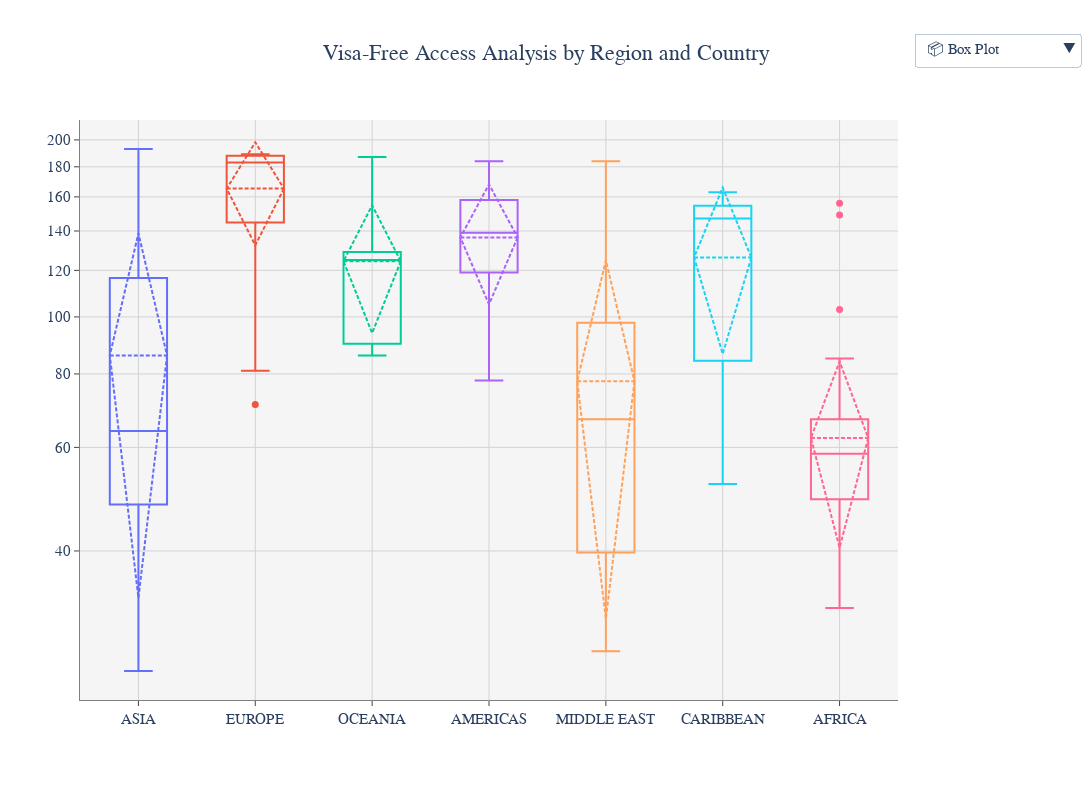

The notebook cell saved with this chart:
### Code cell
import plotly.graph_objects as go
import pandas as pd
import plotly.express as px

# --- Example Data ---
# latest_rankings = pd.DataFrame({
#     'country': ['Singapore', 'Finland', 'France', 'Belgium', 'Denmark'],
#     'region': ['ASIA', 'EUROPE', 'EUROPE', 'EUROPE', 'EUROPE'],
#     'visa_free_count': [180, 175, 174, 173, 173]
# })

# --- Color Mapping ---
regions = latest_rankings['region'].unique()
colors = px.colors.qualitative.Plotly[:len(regions)]
region_colors = dict(zip(regions, colors))

# --- Box Plot per Region ---
box_traces = []
for region in regions:
    df = latest_rankings[latest_rankings['region'] == region]
    box = go.Box(
        y=df['visa_free_count'],
        name=region,
        boxpoints='outliers',
        marker=dict(size=7, color=region_colors[region]),
        line=dict(color=region_colors[region], width=2),
        fillcolor='rgba(0,0,0,0)',
        boxmean='sd',
        customdata=df['country'],
        hovertemplate=(
            "<b>Region:</b> " + region +
            "<br><b>Country:</b> %{customdata}" +
            "<br><b>Visa-Free:</b> %{y}<extra></extra>"
        )
    )
    box_traces.append(box)

# --- Regional Average Bar ---
region_stats = latest_rankings.groupby('region', as_index=False).agg(avg_visa_free=('visa_free_count','mean'))
bar_trace = go.Bar(
    x=region_stats['region'],
    y=region_stats['avg_visa_free'],
    name='Regional Average',
    marker_color=[region_colors[r] for r in region_stats['region']],
    text=region_stats['avg_visa_free'].round(1),
    textposition='outside',
    hovertemplate="Region: %{x}<br>Avg Visa-Free: %{y}<extra></extra>"
)

# --- Country-level Bars per Region ---
region_bar_traces = []
for region in regions:
    df = latest_rankings[latest_rankings['region']==region].sort_values('visa_free_count', ascending=False)
    trace = go.Bar(
        x=df['country'],
        y=df['visa_free_count'],
        name=f'{region} Countries',
        marker_color=region_colors[region],
        text=df['visa_free_count'],
        textposition='outside',
        hovertemplate="Country: %{x}<br>Visa-Free: %{y}<extra></extra>"
    )
    region_bar_traces.append(trace)

# --- Combine Traces ---
fig = go.Figure(data=box_traces + [bar_trace] + region_bar_traces)

# Only box plots visible initially
for i in range(len(box_traces), len(fig.data)):
    fig.data[i].visible = False

# --- Buttons ---
buttons = []

# Box Plot
buttons.append(dict(
    label='📦 Box Plot',
    method='update',
    args=[{'visible':[True]*len(box_traces)+[False]*(1+len(region_bar_traces))},
          {'title':'Visa-Free Distribution by Region',
           'yaxis':{'type':'log','title':'Visa-Free Destinations'}}]
))

# Regional Average
visibility = [False]*len(box_traces) + [True] + [False]*len(region_bar_traces)
buttons.append(dict(
    label='🌍 Regional Average',
    method='update',
    args=[{'visible':visibility},
          {'title':'Average Visa-Free by Region',
           'yaxis':{'type':'log','title':'Visa-Free Destinations'}}]
))

# Country-level per Region
for i, region in enumerate(regions):
    visibility = [False]*(len(box_traces)+1) + [False]*len(region_bar_traces)
    visibility[len(box_traces)+1+i] = True
    buttons.append(dict(
        label=f'🏳️ {region}',
        method='update',
        args=[{'visible':visibility},
              {'title':f'Visa-Free Access by Country in {region}',
               'yaxis':{'type':'log','title':'Visa-Free Destinations'}}]
    ))

# --- Layout ---
fig.update_layout(
    width=1400,
    height=800,
    updatemenus=[dict(
        type='dropdown',
        buttons=buttons,
        x=1.02,           # move to top-right
        xanchor='left',
        y=1.15,
        yanchor='top'
    )],
    template='plotly_white',
    margin=dict(t=120, l=80, r=100, b=100),
    font=dict(size=15, family='Arial'),
    plot_bgcolor='rgba(245,245,245,1)',
    paper_bgcolor='white',
    showlegend=False,
    title=dict(
        text='Visa-Free Access Analysis by Region and Country',
        font=dict(size=22, family='Arial Black'),
        x=0.5
    ),
    xaxis=dict(showgrid=True, gridcolor='lightgrey', linecolor='grey', ticks='outside'),
    yaxis=dict(showgrid=True, gridcolor='lightgrey', linecolor='grey', ticks='outside', type='log')
)

fig.show()

### Figure 1 — Plotly figure (JSON) as saved in the notebook; plotly's stock layout.template omitted (floating-point values rounded to 4 significant figures)
{"data": [{"boxmean": "sd", "boxpoints": "outliers", "customdata": ["Singapore", "South Korea", "Japan", "Malaysia", "Hong Kong (SAR China)", "Brunei", "Macao (SAR China)", "Taiwan (Chinese Taipei)", "Timor-Leste", "Maldives", "China", "Thailand", "Kazakhstan", "Indonesia", "Philippines", "Mongolia", "Kyrgyzstan", "Uzbekistan", "India", "Tajikistan", "Cambodia", "Bhutan", "Vietnam", "Turkmenistan", "Laos", "Myanmar", "Sri Lanka", "North Korea", "Bangladesh", "Nepal", "Pakistan", "Afghanistan"], "fillcolor": "rgba(0,0,0,0)", "hovertemplate": "<b>Region:</b> ASIA<br><b>Country:</b> %{customdata}<br><b>Visa-Free:</b> %{y}<extra></extra>", "line": {"color": "#636EFA", "width": 2}, "marker": {"color": "#636EFA", "size": 7}, "name": "ASIA", "type": "box", "y": [193, 190, 190, 181, 170, 164, 144, 138, 95, 93, 83, 81, 79, 74, 65, 65, 63, 62, 58, 56, 51, 51, 50, 49, 47, 44, 42, 40, 39, 38, 32, 25]}, {"boxmean": "sd", "boxpoints": "outliers", "customdata": ["Spain", "Germany", "France", "Italy", "Ireland", "Finland", "Denmark", "Belgium", "Luxembourg", "Norway", "Sweden", "Portugal", "Netherlands", "Austria", "Switzerland", "Greece", "United Kingdom", "Malta", "Hungary", "Poland", "Czechia", "Estonia", "Croatia", "Slovenia", "Latvia", "Slovakia", "Lithuania", "Iceland", "Liechtenstein", "Cyprus", "Romania", "Monaco", "Bulgaria", "Andorra", "San Marino", "Vatican City", "Ukraine", "Serbia", "North Macedonia", "Montenegro", "Georgia", "Albania", "Bosnia and Herzegovina", "Moldova", "Türkiye", "Russian Federation", "Kosovo", "Belarus", "Azerbaijan"], "fillcolor": "rgba(0,0,0,0)", "hovertemplate": "<b>Region:</b> EUROPE<br><b>Country:</b> %{customdata}<br><b>Visa-Free:</b> %{y}<extra></extra>", "line": {"color": "#EF553B", "width": 2}, "marker": {"color": "#EF553B", "size": 7}, "name": "EUROPE", "type": "box", "y": [189, 189, 189, 189, 189, 189, 189, 188, 188, 188, 188, 188, 188, 188, 187, 187, 186, 185, 185, 185, 185, 184, 183, 183, 183, 183, 182, 182, 181, 178, 177, 177, 177, 171, 170, 154, 147, 138, 129, 128, 123, 123, 123, 121, 114, 114, 82, 81, 71]}, {"boxmean": "sd", "boxpoints": "outliers", "customdata": ["New Zealand", "Australia", "Solomon Islands", "Samoa", "Tonga", "Marshall Islands", "Tuvalu", "Kiribati", "Palau Islands", "Micronesia", "Vanuatu", "Fiji", "Nauru", "Papua New Guinea"], "fillcolor": "rgba(0,0,0,0)", "hovertemplate": "<b>Region:</b> OCEANIA<br><b>Country:</b> %{customdata}<br><b>Visa-Free:</b> %{y}<extra></extra>", "line": {"color": "#00CC96", "width": 2}, "marker": {"color": "#00CC96", "size": 7}, "name": "OCEANIA", "type": "box", "y": [187, 185, 134, 129, 129, 128, 127, 123, 123, 123, 90, 90, 87, 86]}, {"boxmean": "sd", "boxpoints": "outliers", "customdata": ["Canada", "United States", "Chile", "Brazil", "Argentina", "Mexico", "Uruguay", "Costa Rica", "Panama", "Paraguay", "Peru", "El Salvador", "Guatemala", "Colombia", "Honduras", "Nicaragua", "Venezuela", "Belize", "Ecuador", "Guyana", "Suriname", "Bolivia"], "fillcolor": "rgba(0,0,0,0)", "hovertemplate": "<b>Region:</b> AMERICAS<br><b>Country:</b> %{customdata}<br><b>Visa-Free:</b> %{y}<extra></extra>", "line": {"color": "#AB63FA", "width": 2}, "marker": {"color": "#AB63FA", "size": 7}, "name": "AMERICAS", "type": "box", "y": [184, 182, 176, 170, 170, 158, 157, 149, 148, 146, 143, 135, 134, 132, 131, 127, 119, 102, 94, 91, 78, 78]}, {"boxmean": "sd", "boxpoints": "outliers", "customdata": ["United Arab Emirates", "Israel", "Qatar", "Kuwait", "Saudi Arabia", "Bahrain", "Oman", "Armenia", "Jordan", "Lebanon", "Iran", "Palestinian Territory", "Yemen", "Iraq", "Syria"], "fillcolor": "rgba(0,0,0,0)", "hovertemplate": "<b>Region:</b> MIDDLE EAST<br><b>Country:</b> %{customdata}<br><b>Visa-Free:</b> %{y}<extra></extra>", "line": {"color": "#FFA15A", "width": 2}, "marker": {"color": "#FFA15A", "size": 7}, "name": "MIDDLE EAST", "type": "box", "y": [184, 168, 112, 100, 91, 90, 89, 67, 51, 44, 42, 39, 32, 30, 27]}, {"boxmean": "sd", "boxpoints": "outliers", "customdata": ["Barbados", "Bahamas", "St. Vincent and the Grenadines", "St. Kitts and Nevis", "Antigua and Barbuda", "Grenada", "Trinidad and Tobago", "St. Lucia", "Dominica", "Jamaica", "Dominican Republic", "Cuba", "Haiti"], "fillcolor": "rgba(0,0,0,0)", "hovertemplate": "<b>Region:</b> CARIBBEAN<br><b>Country:</b> %{customdata}<br><b>Visa-Free:</b> %{y}<extra></extra>", "line": {"color": "#19D3F3", "width": 2}, "marker": {"color": "#19D3F3", "size": 7}, "name": "CARIBBEAN", "type": "box", "y": [163, 159, 156, 154, 152, 147, 147, 146, 144, 88, 73, 60, 52]}, {"boxmean": "sd", "boxpoints": "outliers", "customdata": ["Seychelles", "Mauritius", "South Africa", "Botswana", "Namibia", "Lesotho", "eSwatini", "Morocco", "Malawi", "Kenya", "The Gambia", "Tanzania", "Ghana", "Cape Verde Islands", "Tunisia", "Benin", "Uganda", "Zambia", "Sierra Leone", "Zimbabwe", "Rwanda", "Mozambique", "Sao Tome and Principe", "Togo", "Burkina Faso", "Cote d'Ivoire", "Senegal", "Madagascar", "Gabon", "Niger", "Guinea", "Mauritania", "Equatorial Guinea", "Algeria", "Mali", "Guinea-Bissau", "Chad", "Comoro Islands", "Liberia", "Central African Republic", "Egypt", "Cameroon", "Burundi", "Congo (Rep.)", "Angola", "Djibouti", "Nigeria", "Ethiopia", "South Sudan", "Congo (Dem. Rep.)", "Sudan", "Eritrea", "Libya", "Somalia"], "fillcolor": "rgba(0,0,0,0)", "hovertemplate": "<b>Region:</b> AFRICA<br><b>Country:</b> %{customdata}<br><b>Visa-Free:</b> %{y}<extra></extra>", "line": {"color": "#FF6692", "width": 2}, "marker": {"color": "#FF6692", "size": 7}, "name": "AFRICA", "type": "box", "y": [156, 149, 103, 85, 78, 76, 74, 73, 73, 71, 71, 70, 69, 67, 67, 67, 67, 67, 65, 63, 63, 62, 61, 60, 59, 59, 59, 58, 58, 57, 57, 57, 56, 55, 55, 54, 52, 52, 51, 51, 49, 49, 48, 48, 48, 47, 45, 45, 43, 43, 41, 39, 38, 32]}, {"hovertemplate": "Region: %{x}<br>Avg Visa-Free: %{y}<extra></extra>", "marker": {"color": ["#FF6692", "#AB63FA", "#636EFA", "#19D3F3", "#EF553B", "#FFA15A", "#00CC96"]}, "name": "Regional Average", "text": [62.3, 136.5, 86.0, 126.2, 165.3, 77.7, 124.4], "textposition": "outside", "type": "bar", "visible": false, "x": ["AFRICA", "AMERICAS", "ASIA", "CARIBBEAN", "EUROPE", "MIDDLE EAST", "OCEANIA"], "y": [62.26, 136.5, 86.0, 126.2, 165.3, 77.73, 124.4]}, {"hovertemplate": "Country: %{x}<br>Visa-Free: %{y}<extra></extra>", "marker": {"color": "#636EFA"}, "name": "ASIA Countries", "text": [193.0, 190.0, 190.0, 181.0, 170.0, 164.0, 144.0, 138.0, 95.0, 93.0, 83.0, 81.0, 79.0, 74.0, 65.0, 65.0, 63.0, 62.0, 58.0, 56.0, 51.0, 51.0, 50.0, 49.0, 47.0, 44.0, 42.0, 40.0, 39.0, 38.0, 32.0, 25.0], "textposition": "outside", "type": "bar", "visible": false, "x": ["Singapore", "South Korea", "Japan", "Malaysia", "Hong Kong (SAR China)", "Brunei", "Macao (SAR China)", "Taiwan (Chinese Taipei)", "Timor-Leste", "Maldives", "China", "Thailand", "Kazakhstan", "Indonesia", "Philippines", "Mongolia", "Kyrgyzstan", "Uzbekistan", "India", "Tajikistan", "Cambodia", "Bhutan", "Vietnam", "Turkmenistan", "Laos", "Myanmar", "Sri Lanka", "North Korea", "Bangladesh", "Nepal", "Pakistan", "Afghanistan"], "y": [193, 190, 190, 181, 170, 164, 144, 138, 95, 93, 83, 81, 79, 74, 65, 65, 63, 62, 58, 56, 51, 51, 50, 49, 47, 44, 42, 40, 39, 38, 32, 25]}, {"hovertemplate": "Country: %{x}<br>Visa-Free: %{y}<extra></extra>", "marker": {"color": "#EF553B"}, "name": "EUROPE Countries", "text": [189.0, 189.0, 189.0, 189.0, 189.0, 189.0, 189.0, 188.0, 188.0, 188.0, 188.0, 188.0, 188.0, 188.0, 187.0, 187.0, 186.0, 185.0, 185.0, 185.0, 185.0, 184.0, 183.0, 183.0, 183.0, 183.0, 182.0, 182.0, 181.0, 178.0, 177.0, 177.0, 177.0, 171.0, 170.0, 154.0, 147.0, 138.0, 129.0, 128.0, 123.0, 123.0, 123.0, 121.0, 114.0, 114.0, 82.0, 81.0, 71.0], "textposition": "outside", "type": "bar", "visible": false, "x": ["Spain", "France", "Italy", "Ireland", "Finland", "Denmark", "Germany", "Sweden", "Austria", "Netherlands", "Portugal", "Norway", "Luxembourg", "Belgium", "Switzerland", "Greece", "United Kingdom", "Malta", "Hungary", "Poland", "Czechia", "Estonia", "Slovakia", "Latvia", "Slovenia", "Croatia", "Lithuania", "Iceland", "Liechtenstein", "Cyprus", "Romania", "Monaco", "Bulgaria", "Andorra", "San Marino", "Vatican City", "Ukraine", "Serbia", "North Macedonia", "Montenegro", "Georgia", "Albania", "Bosnia and Herzegovina", "Moldova", "Türkiye", "Russian Federation", "Kosovo", "Belarus", "Azerbaijan"], "y": [189, 189, 189, 189, 189, 189, 189, 188, 188, 188, 188, 188, 188, 188, 187, 187, 186, 185, 185, 185, 185, 184, 183, 183, 183, 183, 182, 182, 181, 178, 177, 177, 177, 171, 170, 154, 147, 138, 129, 128, 123, 123, 123, 121, 114, 114, 82, 81, 71]}, {"hovertemplate": "Country: %{x}<br>Visa-Free: %{y}<extra></extra>", "marker": {"color": "#00CC96"}, "name": "OCEANIA Countries", "text": [187.0, 185.0, 134.0, 129.0, 129.0, 128.0, 127.0, 123.0, 123.0, 123.0, 90.0, 90.0, 87.0, 86.0], "textposition": "outside", "type": "bar", "visible": false, "x": ["New Zealand", "Australia", "Solomon Islands", "Samoa", "Tonga", "Marshall Islands", "Tuvalu", "Kiribati", "Palau Islands", "Micronesia", "Vanuatu", "Fiji", "Nauru", "Papua New Guinea"], "y": [187, 185, 134, 129, 129, 128, 127, 123, 123, 123, 90, 90, 87, 86]}, {"hovertemplate": "Country: %{x}<br>Visa-Free: %{y}<extra></extra>", "marker": {"color": "#AB63FA"}, "name": "AMERICAS Countries", "text": [184.0, 182.0, 176.0, 170.0, 170.0, 158.0, 157.0, 149.0, 148.0, 146.0, 143.0, 135.0, 134.0, 132.0, 131.0, 127.0, 119.0, 102.0, 94.0, 91.0, 78.0, 78.0], "textposition": "outside", "type": "bar", "visible": false, "x": ["Canada", "United States", "Chile", "Brazil", "Argentina", "Mexico", "Uruguay", "Costa Rica", "Panama", "Paraguay", "Peru", "El Salvador", "Guatemala", "Colombia", "Honduras", "Nicaragua", "Venezuela", "Belize", "Ecuador", "Guyana", "Suriname", "Bolivia"], "y": [184, 182, 176, 170, 170, 158, 157, 149, 148, 146, 143, 135, 134, 132, 131, 127, 119, 102, 94, 91, 78, 78]}, {"hovertemplate": "Country: %{x}<br>Visa-Free: %{y}<extra></extra>", "marker": {"color": "#FFA15A"}, "name": "MIDDLE EAST Countries", "text": [184.0, 168.0, 112.0, 100.0, 91.0, 90.0, 89.0, 67.0, 51.0, 44.0, 42.0, 39.0, 32.0, 30.0, 27.0], "textposition": "outside", "type": "bar", "visible": false, "x": ["United Arab Emirates", "Israel", "Qatar", "Kuwait", "Saudi Arabia", "Bahrain", "Oman", "Armenia", "Jordan", "Lebanon", "Iran", "Palestinian Territory", "Yemen", "Iraq", "Syria"], "y": [184, 168, 112, 100, 91, 90, 89, 67, 51, 44, 42, 39, 32, 30, 27]}, {"hovertemplate": "Country: %{x}<br>Visa-Free: %{y}<extra></extra>", "marker": {"color": "#19D3F3"}, "name": "CARIBBEAN Countries", "text": [163.0, 159.0, 156.0, 154.0, 152.0, 147.0, 147.0, 146.0, 144.0, 88.0, 73.0, 60.0, 52.0], "textposition": "outside", "type": "bar", "visible": false, "x": ["Barbados", "Bahamas", "St. Vincent and the Grenadines", "St. Kitts and Nevis", "Antigua and Barbuda", "Grenada", "Trinidad and Tobago", "St. Lucia", "Dominica", "Jamaica", "Dominican Republic", "Cuba", "Haiti"], "y": [163, 159, 156, 154, 152, 147, 147, 146, 144, 88, 73, 60, 52]}, {"hovertemplate": "Country: %{x}<br>Visa-Free: %{y}<extra></extra>", "marker": {"color": "#FF6692"}, "name": "AFRICA Countries", "text": [156.0, 149.0, 103.0, 85.0, 78.0, 76.0, 74.0, 73.0, 73.0, 71.0, 71.0, 70.0, 69.0, 67.0, 67.0, 67.0, 67.0, 67.0, 65.0, 63.0, 63.0, 62.0, 61.0, 60.0, 59.0, 59.0, 59.0, 58.0, 58.0, 57.0, 57.0, 57.0, 56.0, 55.0, 55.0, 54.0, 52.0, 52.0, 51.0, 51.0, 49.0, 49.0, 48.0, 48.0, 48.0, 47.0, 45.0, 45.0, 43.0, 43.0, 41.0, 39.0, 38.0, 32.0], "textposition": "outside", "type": "bar", "visible": false, "x": ["Seychelles", "Mauritius", "South Africa", "Botswana", "Namibia", "Lesotho", "eSwatini", "Morocco", "Malawi", "Kenya", "The Gambia", "Tanzania", "Ghana", "Zambia", "Uganda", "Benin", "Cape Verde Islands", "Tunisia", "Sierra Leone", "Zimbabwe", "Rwanda", "Mozambique", "Sao Tome and Principe", "Togo", "Burkina Faso", "Cote d'Ivoire", "Senegal", "Gabon", "Madagascar", "Niger", "Guinea", "Mauritania", "Equatorial Guinea", "Algeria", "Mali", "Guinea-Bissau", "Chad", "Comoro Islands", "Liberia", "Central African Republic", "Cameroon", "Egypt", "Burundi", "Congo (Rep.)", "Angola", "Djibouti", "Nigeria", "Ethiopia", "South Sudan", "Congo (Dem. Rep.)", "Sudan", "Eritrea", "Libya", "Somalia"], "y": [156, 149, 103, 85, 78, 76, 74, 73, 73, 71, 71, 70, 69, 67, 67, 67, 67, 67, 65, 63, 63, 62, 61, 60, 59, 59, 59, 58, 58, 57, 57, 57, 56, 55, 55, 54, 52, 52, 51, 51, 49, 49, 48, 48, 48, 47, 45, 45, 43, 43, 41, 39, 38, 32]}], "layout": {"font": {"family": "Arial", "size": 15}, "height": 800, "margin": {"b": 100, "l": 80, "r": 100, "t": 120}, "paper_bgcolor": "white", "plot_bgcolor": "rgba(245,245,245,1)", "showlegend": false, "title": {"font": {"family": "Arial Black", "size": 22}, "text": "Visa-Free Access Analysis by Region and Country", "x": 0.5}, "updatemenus": [{"buttons": [{"args": [{"visible": [true, true, true, true, true, true, true, false, false, false, false, false, false, false, false]}, {"title": "Visa-Free Distribution by Region", "yaxis": {"title": "Visa-Free Destinations", "type": "log"}}], "label": "📦 Box Plot", "method": "update"}, {"args": [{"visible": [false, false, false, false, false, false, false, true, false, false, false, false, false, false, false]}, {"title": "Average Visa-Free by Region", "yaxis": {"title": "Visa-Free Destinations", "type": "log"}}], "label": "🌍 Regional Average", "method": "update"}, {"args": [{"visible": [false, false, false, false, false, false, false, false, true, false, false, false, false, false, false]}, {"title": "Visa-Free Access by Country in ASIA", "yaxis": {"title": "Visa-Free Destinations", "type": "log"}}], "label": "🏳️ ASIA", "method": "update"}, {"args": [{"visible": [false, false, false, false, false, false, false, false, false, true, false, false, false, false, false]}, {"title": "Visa-Free Access by Country in EUROPE", "yaxis": {"title": "Visa-Free Destinations", "type": "log"}}], "label": "🏳️ EUROPE", "method": "update"}, {"args": [{"visible": [false, false, false, false, false, false, false, false, false, false, true, false, false, false, false]}, {"title": "Visa-Free Access by Country in OCEANIA", "yaxis": {"title": "Visa-Free Destinations", "type": "log"}}], "label": "🏳️ OCEANIA", "method": "update"}, {"args": [{"visible": [false, false, false, false, false, false, false, false, false, false, false, true, false, false, false]}, {"title": "Visa-Free Access by Country in AMERICAS", "yaxis": {"title": "Visa-Free Destinations", "type": "log"}}], "label": "🏳️ AMERICAS", "method": "update"}, {"args": [{"visible": [false, false, false, false, false, false, false, false, false, false, false, false, true, false, false]}, {"title": "Visa-Free Access by Country in MIDDLE EAST", "yaxis": {"title": "Visa-Free Destinations", "type": "log"}}], "label": "🏳️ MIDDLE EAST", "method": "update"}, {"args": [{"visible": [false, false, false, false, false, false, false, false, false, false, false, false, false, true, false]}, {"title": "Visa-Free Access by Country in CARIBBEAN", "yaxis": {"title": "Visa-Free Destinations", "type": "log"}}], "label": "🏳️ CARIBBEAN", "method": "update"}, {"args": [{"visible": [false, false, false, false, false, false, false, false, false, false, false, false, false, false, true]}, {"title": "Visa-Free Access by Country in AFRICA", "yaxis": {"title": "Visa-Free Destinations", "type": "log"}}], "label": "🏳️ AFRICA", "method": "update"}], "type": "dropdown", "x": 1.02, "xanchor": "left", "y": 1.15, "yanchor": "top"}], "width": 1400, "xaxis": {"gridcolor": "lightgrey", "linecolor": "grey", "showgrid": true, "ticks": "outside"}, "yaxis": {"gridcolor": "lightgrey", "linecolor": "grey", "showgrid": true, "ticks": "outside", "type": "log"}}}
